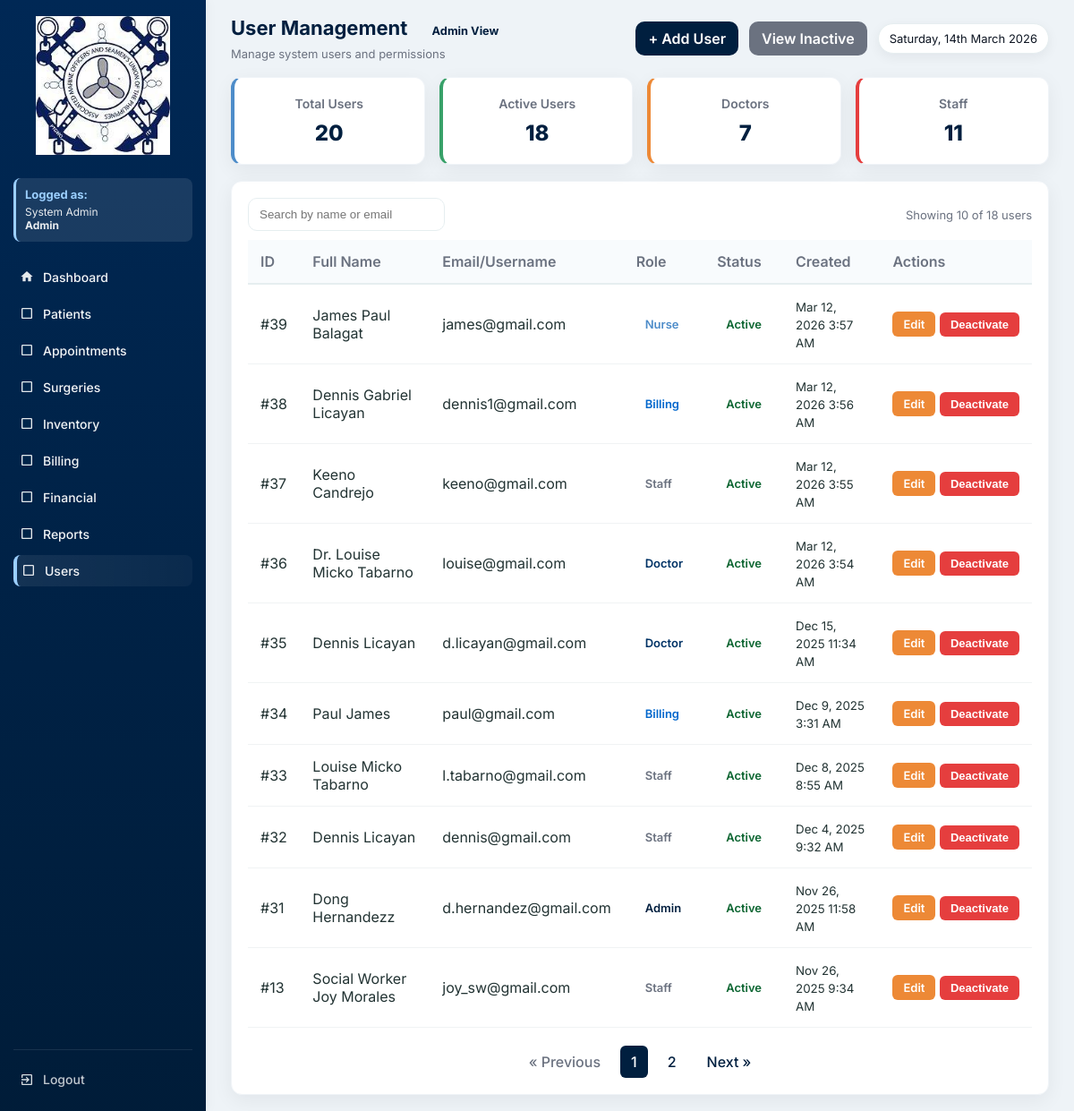
/users.php (signed in), run on the app's committed database.
### tables this page shows
CREATE TABLE `users` (
  `id` int(11) NOT NULL,
  `full_name` varchar(150) DEFAULT NULL,
  `username` varchar(100) DEFAULT NULL,
  `password` varchar(255) DEFAULT NULL,
  `role` enum('Admin','Doctor','Nurse','Staff','Inventory','Billing','SocialWorker') NOT NULL,
  `created_at` timestamp NOT NULL DEFAULT current_timestamp(),
  `is_active` tinyint(1) DEFAULT 1,
  `deactivated_at` datetime DEFAULT NULL
);

### functions.php (called while the page is built, shortened)
<?php
function fetchAll($conn, $sql, $types = null, $params = [])
{
    $stmt = $conn->prepare($sql);
    $stmt->execute();
    $res = $stmt->get_result();
    $rows = $res->fetch_all(MYSQLI_ASSOC);
    return $rows;
}
function fetchOne($conn, $sql, $types = null, $params = [])
{
    $stmt = $conn->prepare($sql);
    $stmt->execute();
    $res = $stmt->get_result();
    $row = $res->fetch_assoc();
    return $row;
}
function h($s){
    return htmlspecialchars($s, ENT_QUOTES);
}
?>

### users.php (the view, shortened to what this page needs)
<?php
require 'config.php';
require 'functions.php';
$current_role = $_SESSION['role'] ?? 'Guest';
$current_name = $_SESSION['name'] ?? 'User';
$role_permissions = [
    'Admin' => [
        'dashboard.php' => 'Dashboard',
        'patients.php' => 'Patients',
        'appointments.php' => 'Appointments',
        'surgeries.php' => 'Surgeries',
        'inventory.php' => 'Inventory',
        'billing.php' => 'Billing',
        'financials.php' => 'Financial',
        'reports.php' => 'Reports',
        'users.php' => 'Users'
    ],
    'Doctor' => [
        'dashboard.php' => 'Dashboard',
        'patients.php' => 'Patients',
        'appointments.php' => 'Appointments',
        'surgeries.php' => 'Surgeries',
        'inventory.php' => 'Inventory',
        'reports.php' => 'Reports'
    ],
    'Nurse' => [
        'dashboard.php' => 'Dashboard',
        'patients.php' => 'Patients',
        'appointments.php' => 'Appointments',
        'inventory.php' => 'Inventory',
        'reports.php' => 'Reports'
    ],
    'Staff' => [
        'dashboard.php' => 'Dashboard',
        'patients.php' => 'Patients',
        'appointments.php' => 'Appointments',
        'reports.php' => 'Reports'
    ],
    'Inventory' => [
        'dashboard.php' => 'Dashboard',
        'inventory.php' => 'Inventory',
        'reports.php' => 'Reports'
    ],
    'Billing' => [
        'dashboard.php' => 'Dashboard',
        'billing.php' => 'Billing',
        'financials.php' => 'Financial',
        'reports.php' => 'Reports'
    ],
    'MedicalRecordsBilling' => [
        'dashboard.php' => 'Dashboard',
        'financials.php' => 'Financial',
        'reports.php' => 'Reports'
    ]
];
$allowed_pages = $role_permissions[$current_role] ?? ['dashboard.php' => 'Dashboard'];
$users_per_page = 10;
$current_page = isset($_GET['page']) ? max(1, intval($_GET['page'])) : 1;
$offset = ($current_page - 1) * $users_per_page;
$show_inactive = isset($_GET['show']) && $_GET['show'] === 'inactive';
$table_check = fetchOne($conn, "SHOW COLUMNS FROM users LIKE 'is_active'");
$has_status_columns = $table_check !== null;
if ($has_status_columns) {
    $status_condition = $show_inactive ? "u.is_active = 0" : "u.is_active = 1";
} else {
    $status_condition = "1=1";
}
$total_users_query = "SELECT COUNT(*) as total FROM users u WHERE $status_condition";
$total_users_result = mysqli_query($conn, $total_users_query);
$total_users_row = mysqli_fetch_assoc($total_users_result);
$total_users = $total_users_row['total'];
$total_pages = ceil($total_users / $users_per_page);
$rows = fetchAll($conn, "
    SELECT u.id, u.full_name, u.username, u.role, u.created_at" .
    ($has_status_columns ? ", u.is_active, u.deactivated_at" : "") . "
    FROM users u
    WHERE {$status_condition}
    ORDER BY u.id DESC
    LIMIT $offset, $users_per_page
", null, []);
$total_stats = fetchOne($conn, "SELECT COUNT(*) as total FROM users", null, []);
$active_stats = fetchOne($conn, "SELECT COUNT(*) as total FROM users WHERE is_active = 1", null, []);
$doctor_stats = fetchOne($conn, "SELECT COUNT(*) as total FROM users WHERE role = 'Doctor'", null, []);
$staff_stats = fetchOne($conn, "SELECT COUNT(*) as total FROM users WHERE role IN ('Staff', 'Nurse', 'Inventory', 'Billing', 'MedicalRecordsBilling')", null, []);
?>
<!DOCTYPE html>
<html lang="en">
<head>
</head>
<body>
  <div class="app">
    <aside class="sidebar" id="sidebar">
      <div class="logo-wrap">
        <a href="dashboard.php" style="display: block;">
          <img src="logo.jpg" alt="Gig Oca Robles Seamen's Hospital Davao Logo">
        </a>
      </div>
      <div class="user-info">
        <h4>Logged as:</h4>
        <p><?php echo htmlspecialchars($current_name); ?><br><strong><?php echo htmlspecialchars($current_role); ?></strong></p>
      </div>
      <nav class="menu" id="mainMenu">
        <a href="dashboard.php" class="menu-item <?php echo basename($_SERVER['PHP_SELF']) == 'dashboard.php' ? 'active' : ''; ?>">
          <span class="icon">
            <svg viewBox="0 0 24 24" fill="currentColor">
              <path d="M10 20v-6h4v6h5v-8h3L12 3 2 12h3v8z"/>
            </svg>
          </span>
          <span class="label">Dashboard</span>
        </a>
        <?php foreach($allowed_pages as $page => $label): ?>
          <?php if($page !== 'dashboard.php'): ?>
            <a href="<?php echo $page; ?>" class="menu-item <?php echo basename($_SERVER['PHP_SELF']) == $page ? 'active' : ''; ?>">
              <span class="icon">
                <?php
                  $icons = [
                    'patients.php' => '<svg viewBox="0 0 24 24" fill="currentColor"><path d="M12 12c2.21 0 4-1.79 4-4s-1.79-4-4-4-4 1.79-4 4 1.79 4 4 4zm0 2c-2.67 0-8 1.34-8 4v2h16v-2c0-2.66-5.33-4-8-4z"/></svg>',
                    'appointments.php' => '<svg viewBox="0 0 24 24" fill="currentColor"><path d="M19 3h-1V1h-2v2H8V1H6v2H5c-1.11 0-1.99.9-1.99 2L3 19c0 1.1.89 2 2 2h14c1.1 0 2-.9 2-2V5c0-1.1-.9-2-2-2zm0 16H5V8h14v11zM7 10h5v5H7z"/></svg>',
                    'surgeries.php' => '<svg viewBox="0 0 24 24" fill="currentColor"><path d="M12 2C8.13 2 5 5.13 5 9c0 5.25 7 13 7 13s7-7.75 7-13c0-3.87-3.13-7-7-7zm0 9.5c-1.38 0-2.5-1.12-2.5-2.5s1.12-2.5 2.5-2.5 2.5 1.12 2.5 2.5-1.12 2.5-2.5 2.5z"/></svg>',
                    'inventory.php' => '<svg viewBox="0 0 24 24" fill="currentColor"><path d="M20 8h-3V4H7v4H4v14h16V8zM9 6h6v2H9V6zm11 14H4v-9h16v9zm-7-7H8v-2h5v2z"/></svg>',
                    'billing.php' => '<svg viewBox="0 0 24 24" fill="currentColor"><path d="M11.8 10.9c-2.27-.59-3-1.2-3-2.15 0-1.09 1.01-1.85 2.7-1.85 1.78 0 2.44.85 2.5 2.1h2.21c-.07-1.72-1.12-3.3-3.21-3.81V3h-3v2.16c-1.94.42-3.5 1.68-3.5 3.61 0 2.31 1.91 3.46 4.7 4.13 2.5.6 3 1.48 3 2.41 0 .69-.49 1.79-2.7 1.79-2.06 0-2.87-.92-2.98-2.1h-2.2c.12 2.19 1.76 3.42 3.68 3.83V21h3v-2.15c1.95-.37 3.5-1.5 3.5-3.55 0-2.84-2.43-3.81-4.7-4.4z"/></svg>',
                    'financials.php' => '<svg viewBox="0 0 24 24" fill="currentColor"><path d="M3 13h8V3H3v10zm0 8h8v-6H3v6zm10 0h8V11h-8v10zm0-18v6h8V3h-8z"/></svg>',
                    'reports.php' => '<svg viewBox="0 0 24 24" fill="currentColor"><path d="M19 3H5c-1.1 0-2 .9-2 2v14c0 1.1.9 2 2 2h14c1.1 0 2-.9 2-2V5c0-1.1-.9-2-2-2zM9 17H7v-7h2v7zm4 0h-2V7h2v10zm4 0h-2v-4h2v4z"/></svg>',
                    'users.php' => '<svg viewBox="0 0 24 24" fill="currentColor"><path d="M16 11c1.66 0 2.99-1.34 2.99-3S17.66 5 16 5c-1.66 0-3 1.34-3 3s1.34 3 3 3zm-8 0c1.66 0 2.99-1.34 2.99-3S9.66 5 8 5C6.34 5 5 6.34 5 8s1.34 3 3 3zm0 2c-2.33 0-7 1.17-7 3.5V19h14v-2.5c0-2.33-4.67-3.5-7-3.5zm8 0c-.29 0-.62.02-.97.05 1.16.84 1.97 1.97 1.97 3.45V19h6v-2.5c0-2.33-4.67-3.5-7-3.5z"/></svg>'
                  ];
                  echo $icons[$page] ?? '<svg viewBox="0 0 24 24" fill="currentColor"><path d="M19 5v14H5V5h14m0-2H5c-1.1 0-2 .9-2 2v14c0 1.1.9 2 2 2h14c1.1 0 2-.9 2-2V5c0-1.1-.9-2-2-2z"/></svg>';
                ?>
              </span>
              <span class="label"><?php echo $label; ?></span>
            </a>
          <?php endif; ?>
        <?php endforeach; ?>
      </nav>
      <div class="sidebar-bottom">
        <a href="logout.php" class="menu-item" style="color: rgba(255,255,255,0.8);">
          <span class="icon">
            <svg viewBox="0 0 24 24" fill="currentColor">
              <path d="M10.09 15.59L11.5 17l5-5-5-5-1.41 1.41L12.67 11H3v2h9.67l-2.58 2.59zM19 3H5c-1.11 0-2 .9-2 2v4h2V5h14v14H5v-4H3v4c0 1.1.89 2 2 2h14c1.1 0 2-.9 2-2V5c0-1.1-.9-2-2-2z"/>
            </svg>
          </span>
          <span class="label">Logout</span>
        </a>
      </div>
    </aside>
    <div class="main" id="mainContent">
      <div class="topbar">
        <div class="top-left">
          <h1>User Management <?php echo $show_inactive ? '(Inactive)' : ''; ?>
            <span class="role-badge role-<?php echo strtolower($current_role); ?>">
              <?php echo htmlspecialchars($current_role); ?> View
            </span>
          </h1>
          <p>Manage system users and permissions</p>
        </div>
        <div class="top-actions">
          <?php if ($show_inactive): ?>
            <a href="users.php" class="btn" style="background: #6b7280; color: white;">View Active Users</a>
          <?php else: ?>
            <a href="user_form.php" class="btn">+ Add User</a>
            <?php if ($has_status_columns): ?>
              <a href="users.php?show=inactive" class="btn" style="background: #6b7280; color: white;">View Inactive</a>
            <?php endif; ?>
          <?php endif; ?>
          <div class="date-pill"><?php echo date('l, jS F Y'); ?></div>
        </div>
      </div>
      <div class="summary-cards">
        <div class="summary-card primary">
          <h4>Total Users</h4>
          <div class="value"><?php echo number_format($total_stats['total'] ?? 0); ?></div>
        </div>
        <div class="summary-card success">
          <h4>Active Users</h4>
          <div class="value"><?php echo number_format($active_stats['total'] ?? $total_stats['total'] ?? 0); ?></div>
        </div>
        <div class="summary-card warning">
          <h4>Doctors</h4>
          <div class="value"><?php echo number_format($doctor_stats['total'] ?? 0); ?></div>
        </div>
        <div class="summary-card danger">
          <h4>Staff</h4>
          <div class="value"><?php echo number_format($staff_stats['total'] ?? 0); ?></div>
        </div>
      </div>
      <div class="table-wrap" id="usersSection">
        <div class="table-controls">
          <div class="left-controls">
            <input type="text" id="searchInput" class="search-input" placeholder="Search by name or email">
          </div>
          <div class="muted">Showing <span id="rowCount"><?php echo count($rows); ?></span> of <?php echo number_format($total_users); ?> users</div>
        </div>
        <table id="usersTable" aria-label="Users table">
          <thead>
            <tr>
              <th>ID</th>
              <th>Full Name</th>
              <th>Email/Username</th>
              <th>Role</th>
              <th>Status</th>
              <th>Created</th>
              <th>Actions</th>
            </tr>
          </thead>
          <tbody>
            <?php if (count($rows) > 0): ?>
              <?php foreach($rows as $r): ?>
                <?php
                $role_class_map = [
                    'Admin' => 'role-admin',
                    'Doctor' => 'role-doctor',
                    'Nurse' => 'role-nurse',
                    'Staff' => 'role-staff',
                    'Inventory' => 'role-inventory',
                    'Billing' => 'role-billing',
                    'MedicalRecordsBilling' => 'role-medicalrecordsbilling'
                ];
                $role_class = $role_class_map[$r['role']] ?? 'role-staff';
                $status_text = 'Active';
                $status_class = 'active';
                $created_formatted = date('M j, Y g:i A', strtotime($r['created_at']));
                $row_class = ($has_status_columns && empty($r['is_active'])) ? 'style="background-color: rgba(107, 114, 128, 0.1);"' : '';
                ?>
                <tr data-user-id="<?php echo h($r['id']); ?>" <?php echo $row_class; ?>>
                  <td>#<?php echo h($r['id']); ?></td>
                  <td><?php echo h($r['full_name'] ?? ''); ?></td>
                  <td><?php echo h($r['username'] ?? ''); ?></td>
                  <td><span class="role <?php echo $role_class; ?>"><?php
                    if ($r['role'] === 'MedicalRecordsBilling') {
                        echo 'Medical Records Billing';
                    } else {
                        echo h($r['role']);
                    }
                  ?></span></td>
                  <td>
                    <span class="status <?php echo $status_class; ?>"><?php echo $status_text; ?></span>
                  </td>
                  <td><small><?php echo h($created_formatted); ?></small></td>
                  <td style="white-space: nowrap;">
                    <a href="user_form.php?id=<?php echo h($r['id']); ?>" class="btn btn-sm btn-warning">Edit</a>
                    <?php if ($has_status_columns): ?>
                      <?php $userName = addslashes($r['full_name'] ?? ''); ?>
                      <?php if (!empty($r['is_active'])): ?>
                        <?php if ($r['id'] != $_SESSION['user_id']): ?>
                          <button type="button" class="btn btn-sm btn-danger" onclick="confirmDeactivate(<?php echo h($r['id']); ?>, '<?php echo h($userName); ?>')">Deactivate</button>
                        <?php else: ?>
                          <button type="button" class="btn btn-sm" style="background: #6b7280; color: white;" disabled>Deactivate</button>
                        <?php endif; ?>
                      <?php else: ?>
                        <button type="button" class="btn btn-sm btn-success" onclick="confirmActivate(<?php echo h($r['id']); ?>, '<?php echo h($userName); ?>')">Activate</button>
                      <?php endif; ?>
                    <?php endif; ?>
                  </td>
                </tr>
              <?php endforeach; ?>
            <?php endif; ?>
          </tbody>
        </table>
        <?php if ($total_pages > 1): ?>
        <div class="pagination">
          <?php if ($current_page > 1): ?>
            <a href="?page=<?php echo $current_page - 1; ?><?php echo $show_inactive ? '&show=inactive' : ''; ?>">&laquo; Previous</a>
          <?php else: ?>
            <span class="disabled">&laquo; Previous</span>
          <?php endif; ?>
          <?php
          $start_page = max(1, $current_page - 2);
          $end_page = min($total_pages, $current_page + 2);
          for ($i = $start_page; $i <= $end_page; $i++): ?>
            <?php if ($i == $current_page): ?>
              <span class="current"><?php echo $i; ?></span>
            <?php else: ?>
              <a href="?page=<?php echo $i; ?><?php echo $show_inactive ? '&show=inactive' : ''; ?>"><?php echo $i; ?></a>
            <?php endif; ?>
          <?php endfor; ?>
          <?php if ($current_page < $total_pages): ?>
            <a href="?page=<?php echo $current_page + 1; ?><?php echo $show_inactive ? '&show=inactive' : ''; ?>">Next &raquo;</a>
          <?php else: ?>
            <span class="disabled">Next &raquo;</span>
          <?php endif; ?>
        </div>
        <?php endif; ?>
      </div>
    </div>
  </div>
</body>
</html>

### data on the page
users: id "39", full_name "James Paul Balagat", username "james@gmail.com", role "Nurse", status_text "Active", created_at "Mar 12, 2026 3:57 AM"
users: id "38", full_name "Dennis Gabriel Licayan", username "dennis1@gmail.com", role "Billing", status_text "Active", created_at "Mar 12, 2026 3:56 AM"
users: id "37", full_name "Keeno Candrejo", username "keeno@gmail.com", role "Staff", status_text "Active", created_at "Mar 12, 2026 3:55 AM"
users: id "36", full_name "Dr. Louise Micko Tabarno", username "louise@gmail.com", role "Doctor", status_text "Active", created_at "Mar 12, 2026 3:54 AM"
users: id "35", full_name "Dennis Licayan", username "d.licayan@gmail.com", role "Doctor", status_text "Active", created_at "Dec 15, 2025 11:34 AM"
users: id "34", full_name "Paul James", username "paul@gmail.com", role "Billing", status_text "Active", created_at "Dec 9, 2025 3:31 AM"
users: id "33", full_name "Louise Micko Tabarno", username "l.tabarno@gmail.com", role "Staff", status_text "Active", created_at "Dec 8, 2025 8:55 AM"
users: id "32", full_name "Dennis Licayan", username "dennis@gmail.com", role "Staff", status_text "Active", created_at "Dec 4, 2025 9:32 AM"
users: id "31", full_name "Dong Hernandezz", username "d.hernandez@gmail.com", role "Admin", status_text "Active", created_at "Nov 26, 2025 11:58 AM"
users: id "13", full_name "Social Worker Joy Morales", username "joy_sw@gmail.com", role "Staff", status_text "Active", created_at "Nov 26, 2025 9:34 AM"

### other printed values
$current_name "System Admin"
$current_role "Admin"
$label "Patients"
$label "Appointments"
$label "Surgeries"
$label "Inventory"
$label "Billing"
$label "Financial"
$label "Reports"
$label "Users"
$total_stats['total'] "20"
$active_stats['total'] "18"
$doctor_stats['total'] "7"
$staff_stats['total'] "11"
count($rows) "10"
